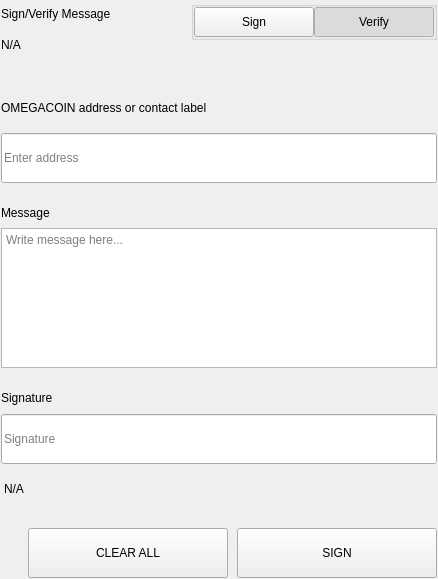
<?xml version="1.0" encoding="UTF-8"?>
<ui version="4.0">
 <class>SettingsSignMessageWidgets</class>
 <widget class="QWidget" name="SettingsSignMessageWidgets">
  <property name="geometry">
   <rect>
    <x>0</x>
    <y>0</y>
    <width>438</width>
    <height>579</height>
   </rect>
  </property>
  <property name="windowTitle">
   <string>Form</string>
  </property>
  <layout class="QVBoxLayout" name="verticalLayout">
   <property name="spacing">
    <number>0</number>
   </property>
   <property name="leftMargin">
    <number>0</number>
   </property>
   <property name="topMargin">
    <number>0</number>
   </property>
   <property name="rightMargin">
    <number>0</number>
   </property>
   <property name="bottomMargin">
    <number>0</number>
   </property>
   <item>
    <widget class="QWidget" name="left" native="true">
     <layout class="QVBoxLayout" name="verticalLayout_3">
      <property name="leftMargin">
       <number>0</number>
      </property>
      <property name="topMargin">
       <number>0</number>
      </property>
      <property name="rightMargin">
       <number>0</number>
      </property>
      <property name="bottomMargin">
       <number>0</number>
      </property>
      <item>
       <widget class="QWidget" name="container_sign" native="true">
        <layout class="QVBoxLayout" name="verticalLayout_2">
         <property name="spacing">
          <number>0</number>
         </property>
         <property name="leftMargin">
          <number>1</number>
         </property>
         <property name="topMargin">
          <number>1</number>
         </property>
         <property name="rightMargin">
          <number>1</number>
         </property>
         <property name="bottomMargin">
          <number>1</number>
         </property>
         <item>
          <layout class="QHBoxLayout" name="horizontalLayout_3" stretch="3,1">
           <property name="spacing">
            <number>40</number>
           </property>
           <item>
            <layout class="QVBoxLayout" name="verticalLayoutTitle">
             <property name="spacing">
              <number>5</number>
             </property>
             <item>
              <widget class="QLabel" name="labelTitle">
               <property name="text">
                <string>Sign/Verify Message</string>
               </property>
              </widget>
             </item>
             <item>
              <widget class="QLabel" name="labelSubtitle1">
               <property name="text">
                <string notr="true">N/A</string>
               </property>
               <property name="wordWrap">
                <bool>true</bool>
               </property>
              </widget>
             </item>
            </layout>
           </item>
           <item alignment="Qt::AlignRight|Qt::AlignTop">
            <widget class="QWidget" name="containerSwitch" native="true">
             <property name="styleSheet">
              <string notr="true">#containerSwitch{
	padding-top:9px;
}</string>
             </property>
             <layout class="QVBoxLayout" name="verticalLayout_6">
              <property name="spacing">
               <number>4</number>
              </property>
              <property name="leftMargin">
               <number>0</number>
              </property>
              <property name="topMargin">
               <number>0</number>
              </property>
              <property name="rightMargin">
               <number>0</number>
              </property>
              <property name="bottomMargin">
               <number>0</number>
              </property>
              <item alignment="Qt::AlignRight">
               <widget class="QGroupBox" name="groupBox">
                <property name="sizePolicy">
                 <sizepolicy hsizetype="Fixed" vsizetype="Preferred">
                  <horstretch>0</horstretch>
                  <verstretch>0</verstretch>
                 </sizepolicy>
                </property>
                <property name="title">
                 <string/>
                </property>
                <property name="alignment">
                 <set>Qt::AlignRight|Qt::AlignTop|Qt::AlignTrailing</set>
                </property>
                <layout class="QHBoxLayout" name="horizontalLayout_4">
                 <property name="spacing">
                  <number>0</number>
                 </property>
                 <property name="leftMargin">
                  <number>0</number>
                 </property>
                 <property name="topMargin">
                  <number>0</number>
                 </property>
                 <property name="rightMargin">
                  <number>0</number>
                 </property>
                 <property name="bottomMargin">
                  <number>0</number>
                 </property>
                 <item>
                  <widget class="QPushButton" name="pushSign">
                   <property name="minimumSize">
                    <size>
                     <width>120</width>
                     <height>30</height>
                    </size>
                   </property>
                   <property name="maximumSize">
                    <size>
                     <width>120</width>
                     <height>30</height>
                    </size>
                   </property>
                   <property name="focusPolicy">
                    <enum>Qt::NoFocus</enum>
                   </property>
                   <property name="text">
                    <string>Sign</string>
                   </property>
                   <property name="checkable">
                    <bool>true</bool>
                   </property>
                   <property name="autoExclusive">
                    <bool>true</bool>
                   </property>
                  </widget>
                 </item>
                 <item>
                  <widget class="QPushButton" name="pushVerify">
                   <property name="minimumSize">
                    <size>
                     <width>120</width>
                     <height>30</height>
                    </size>
                   </property>
                   <property name="maximumSize">
                    <size>
                     <width>120</width>
                     <height>30</height>
                    </size>
                   </property>
                   <property name="focusPolicy">
                    <enum>Qt::NoFocus</enum>
                   </property>
                   <property name="text">
                    <string>Verify</string>
                   </property>
                   <property name="checkable">
                    <bool>true</bool>
                   </property>
                   <property name="checked">
                    <bool>true</bool>
                   </property>
                   <property name="autoExclusive">
                    <bool>true</bool>
                   </property>
                  </widget>
                 </item>
                </layout>
               </widget>
              </item>
              <item alignment="Qt::AlignHCenter|Qt::AlignTop">
               <widget class="QLabel" name="labelSubtitleSwitch">
                <property name="text">
                 <string/>
                </property>
                <property name="alignment">
                 <set>Qt::AlignRight|Qt::AlignTrailing|Qt::AlignVCenter</set>
                </property>
               </widget>
              </item>
             </layout>
            </widget>
           </item>
          </layout>
         </item>
         <item>
          <spacer name="verticalSpacer_2">
           <property name="orientation">
            <enum>Qt::Vertical</enum>
           </property>
           <property name="sizeType">
            <enum>QSizePolicy::Fixed</enum>
           </property>
           <property name="sizeHint" stdset="0">
            <size>
             <width>20</width>
             <height>40</height>
            </size>
           </property>
          </spacer>
         </item>
         <item>
          <widget class="QWidget" name="containerAddress" native="true">
           <property name="sizePolicy">
            <sizepolicy hsizetype="Preferred" vsizetype="Fixed">
             <horstretch>0</horstretch>
             <verstretch>0</verstretch>
            </sizepolicy>
           </property>
           <layout class="QVBoxLayout" name="verticalLayout_5" stretch="0,0">
            <property name="spacing">
             <number>15</number>
            </property>
            <property name="leftMargin">
             <number>0</number>
            </property>
            <property name="topMargin">
             <number>0</number>
            </property>
            <property name="rightMargin">
             <number>0</number>
            </property>
            <property name="bottomMargin">
             <number>0</number>
            </property>
            <item>
             <widget class="QLabel" name="labelSubtitleAddress">
              <property name="minimumSize">
               <size>
                <width>0</width>
                <height>20</height>
               </size>
              </property>
              <property name="maximumSize">
               <size>
                <width>16777215</width>
                <height>20</height>
               </size>
              </property>
              <property name="text">
               <string>OMEGACOIN address or contact label</string>
              </property>
             </widget>
            </item>
            <item>
             <widget class="QLineEdit" name="addressIn_SM">
              <property name="minimumSize">
               <size>
                <width>0</width>
                <height>50</height>
               </size>
              </property>
              <property name="maximumSize">
               <size>
                <width>16777215</width>
                <height>50</height>
               </size>
              </property>
              <property name="placeholderText">
               <string>Enter address</string>
              </property>
             </widget>
            </item>
           </layout>
          </widget>
         </item>
         <item>
          <spacer name="verticalSpacer_3">
           <property name="orientation">
            <enum>Qt::Vertical</enum>
           </property>
           <property name="sizeType">
            <enum>QSizePolicy::Fixed</enum>
           </property>
           <property name="sizeHint" stdset="0">
            <size>
             <width>20</width>
             <height>20</height>
            </size>
           </property>
          </spacer>
         </item>
         <item>
          <layout class="QVBoxLayout" name="verticalLayout_9">
           <property name="spacing">
            <number>5</number>
           </property>
           <item>
            <widget class="QLabel" name="labelSubtitleMessage">
             <property name="minimumSize">
              <size>
               <width>0</width>
               <height>20</height>
              </size>
             </property>
             <property name="maximumSize">
              <size>
               <width>16777215</width>
               <height>20</height>
              </size>
             </property>
             <property name="text">
              <string>Message</string>
             </property>
            </widget>
           </item>
           <item>
            <widget class="QPlainTextEdit" name="messageIn_SM">
             <property name="minimumSize">
              <size>
               <width>0</width>
               <height>140</height>
              </size>
             </property>
             <property name="maximumSize">
              <size>
               <width>16777215</width>
               <height>140</height>
              </size>
             </property>
             <property name="placeholderText">
              <string>Write message here...</string>
             </property>
            </widget>
           </item>
          </layout>
         </item>
         <item>
          <spacer name="verticalSpacer_4">
           <property name="orientation">
            <enum>Qt::Vertical</enum>
           </property>
           <property name="sizeType">
            <enum>QSizePolicy::Fixed</enum>
           </property>
           <property name="sizeHint" stdset="0">
            <size>
             <width>20</width>
             <height>20</height>
            </size>
           </property>
          </spacer>
         </item>
         <item>
          <widget class="QWidget" name="widget" native="true">
           <property name="minimumSize">
            <size>
             <width>0</width>
             <height>75</height>
            </size>
           </property>
           <property name="maximumSize">
            <size>
             <width>16777215</width>
             <height>16777215</height>
            </size>
           </property>
           <layout class="QVBoxLayout" name="verticalLayout_4">
            <property name="leftMargin">
             <number>0</number>
            </property>
            <property name="topMargin">
             <number>0</number>
            </property>
            <property name="rightMargin">
             <number>0</number>
            </property>
            <property name="bottomMargin">
             <number>0</number>
            </property>
            <item>
             <widget class="QLabel" name="labelSubtitleSignature">
              <property name="minimumSize">
               <size>
                <width>0</width>
                <height>20</height>
               </size>
              </property>
              <property name="maximumSize">
               <size>
                <width>16777215</width>
                <height>20</height>
               </size>
              </property>
              <property name="text">
               <string>Signature</string>
              </property>
             </widget>
            </item>
            <item>
             <widget class="QLineEdit" name="signatureOut_SM">
              <property name="minimumSize">
               <size>
                <width>0</width>
                <height>50</height>
               </size>
              </property>
              <property name="placeholderText">
               <string>Signature</string>
              </property>
             </widget>
            </item>
           </layout>
          </widget>
         </item>
         <item>
          <widget class="QLabel" name="statusLabel_SM">
           <property name="styleSheet">
            <string notr="true">padding-top:5px;</string>
           </property>
           <property name="text">
            <string notr="true">N/A</string>
           </property>
          </widget>
         </item>
         <item>
          <spacer name="verticalSpacer">
           <property name="orientation">
            <enum>Qt::Vertical</enum>
           </property>
           <property name="sizeType">
            <enum>QSizePolicy::Fixed</enum>
           </property>
           <property name="sizeHint" stdset="0">
            <size>
             <width>20</width>
             <height>20</height>
            </size>
           </property>
          </spacer>
         </item>
         <item>
          <layout class="QHBoxLayout" name="horizontalLayout_7">
           <property name="spacing">
            <number>9</number>
           </property>
           <item>
            <spacer name="horizontalSpacer_5">
             <property name="orientation">
              <enum>Qt::Horizontal</enum>
             </property>
             <property name="sizeType">
              <enum>QSizePolicy::Expanding</enum>
             </property>
             <property name="sizeHint" stdset="0">
              <size>
               <width>40</width>
               <height>20</height>
              </size>
             </property>
            </spacer>
           </item>
           <item>
            <widget class="QPushButton" name="pushButtonClear">
             <property name="minimumSize">
              <size>
               <width>200</width>
               <height>50</height>
              </size>
             </property>
             <property name="focusPolicy">
              <enum>Qt::NoFocus</enum>
             </property>
             <property name="text">
              <string>CLEAR ALL</string>
             </property>
            </widget>
           </item>
           <item>
            <widget class="QPushButton" name="pushButtonSave">
             <property name="minimumSize">
              <size>
               <width>200</width>
               <height>50</height>
              </size>
             </property>
             <property name="maximumSize">
              <size>
               <width>200</width>
               <height>50</height>
              </size>
             </property>
             <property name="focusPolicy">
              <enum>Qt::NoFocus</enum>
             </property>
             <property name="text">
              <string>SIGN</string>
             </property>
            </widget>
           </item>
          </layout>
         </item>
        </layout>
       </widget>
      </item>
     </layout>
    </widget>
   </item>
  </layout>
 </widget>
 <resources/>
 <connections/>
</ui>
